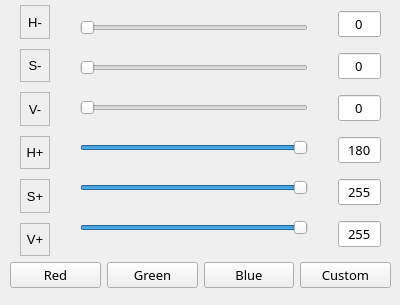
   <widget class="QWidget" name="tracking">
    <attribute name="title">
     <string>tracking</string>
    </attribute>
    <widget class="QWidget" name="layoutWidget_9">
     <property name="geometry">
      <rect>
       <x>10</x>
       <y>5</y>
       <width>381</width>
       <height>251</height>
      </rect>
     </property>
     <layout class="QHBoxLayout" name="horizontalLayout_9" stretch="2,10,2">
      <property name="spacing">
       <number>10</number>
      </property>
      <item>
       <layout class="QVBoxLayout" name="verticalLayout_7">
        <property name="spacing">
         <number>10</number>
        </property>
        <property name="leftMargin">
         <number>10</number>
        </property>
        <property name="rightMargin">
         <number>10</number>
        </property>
        <item>
         <widget class="QLabel" name="label_color_1">
          <property name="font">
           <font>
            <family>Arial</family>
            <pointsize>10</pointsize>
           </font>
          </property>
          <property name="frameShape">
           <enum>QFrame::StyledPanel</enum>
          </property>
          <property name="text">
           <string>H-</string>
          </property>
          <property name="alignment">
           <set>Qt::AlignCenter</set>
          </property>
         </widget>
        </item>
        <item>
         <widget class="QLabel" name="label_color_2">
          <property name="font">
           <font>
            <family>Arial</family>
            <pointsize>10</pointsize>
           </font>
          </property>
          <property name="frameShape">
           <enum>QFrame::StyledPanel</enum>
          </property>
          <property name="text">
           <string>S-</string>
          </property>
          <property name="alignment">
           <set>Qt::AlignCenter</set>
          </property>
         </widget>
        </item>
        <item>
         <widget class="QLabel" name="label_color_3">
          <property name="font">
           <font>
            <family>Arial</family>
            <pointsize>10</pointsize>
           </font>
          </property>
          <property name="frameShape">
           <enum>QFrame::StyledPanel</enum>
          </property>
          <property name="text">
           <string>V-</string>
          </property>
          <property name="alignment">
           <set>Qt::AlignCenter</set>
          </property>
         </widget>
        </item>
        <item>
         <widget class="QLabel" name="label_color_4">
          <property name="font">
           <font>
            <family>Arial</family>
            <pointsize>10</pointsize>
           </font>
          </property>
          <property name="frameShape">
           <enum>QFrame::StyledPanel</enum>
          </property>
          <property name="text">
           <string>H+</string>
          </property>
          <property name="alignment">
           <set>Qt::AlignCenter</set>
          </property>
         </widget>
        </item>
        <item>
         <widget class="QLabel" name="label_color_5">
          <property name="font">
           <font>
            <family>Arial</family>
            <pointsize>10</pointsize>
           </font>
          </property>
          <property name="frameShape">
           <enum>QFrame::StyledPanel</enum>
          </property>
          <property name="text">
           <string>S+</string>
          </property>
          <property name="alignment">
           <set>Qt::AlignCenter</set>
          </property>
         </widget>
        </item>
        <item>
         <widget class="QLabel" name="label_color_6">
          <property name="font">
           <font>
            <family>Arial</family>
            <pointsize>10</pointsize>
           </font>
          </property>
          <property name="frameShape">
           <enum>QFrame::StyledPanel</enum>
          </property>
          <property name="text">
           <string>V+</string>
          </property>
          <property name="alignment">
           <set>Qt::AlignCenter</set>
          </property>
         </widget>
        </item>
       </layout>
      </item>
      <item>
       <layout class="QVBoxLayout" name="verticalLayout_5">
        <property name="spacing">
         <number>10</number>
        </property>
        <property name="leftMargin">
         <number>10</number>
        </property>
        <property name="topMargin">
         <number>0</number>
        </property>
        <property name="rightMargin">
         <number>10</number>
        </property>
        <property name="bottomMargin">
         <number>0</number>
        </property>
        <item>
         <widget class="QSlider" name="hs_color_1">
          <property name="font">
           <font>
            <family>Arial</family>
           </font>
          </property>
          <property name="minimum">
           <number>0</number>
          </property>
          <property name="maximum">
           <number>255</number>
          </property>
          <property name="singleStep">
           <number>1</number>
          </property>
          <property name="pageStep">
           <number>10</number>
          </property>
          <property name="value">
           <number>0</number>
          </property>
          <property name="sliderPosition">
           <number>0</number>
          </property>
          <property name="tracking">
           <bool>true</bool>
          </property>
          <property name="orientation">
           <enum>Qt::Horizontal</enum>
          </property>
          <property name="invertedAppearance">
           <bool>false</bool>
          </property>
          <property name="invertedControls">
           <bool>false</bool>
          </property>
          <property name="tickInterval">
           <number>0</number>
          </property>
         </widget>
        </item>
        <item>
         <widget class="QSlider" name="hs_color_2">
          <property name="font">
           <font>
            <family>Arial</family>
           </font>
          </property>
          <property name="maximum">
           <number>255</number>
          </property>
          <property name="value">
           <number>0</number>
          </property>
          <property name="orientation">
           <enum>Qt::Horizontal</enum>
          </property>
         </widget>
        </item>
        <item>
         <widget class="QSlider" name="hs_color_3">
          <property name="font">
           <font>
            <family>Arial</family>
           </font>
          </property>
          <property name="maximum">
           <number>255</number>
          </property>
          <property name="value">
           <number>0</number>
          </property>
          <property name="orientation">
           <enum>Qt::Horizontal</enum>
          </property>
         </widget>
        </item>
        <item>
         <widget class="QSlider" name="hs_color_4">
          <property name="font">
           <font>
            <family>Arial</family>
           </font>
          </property>
          <property name="maximum">
           <number>255</number>
          </property>
          <property name="value">
           <number>255</number>
          </property>
          <property name="orientation">
           <enum>Qt::Horizontal</enum>
          </property>
         </widget>
        </item>
        <item>
         <widget class="QSlider" name="hs_color_5">
          <property name="font">
           <font>
            <family>Arial</family>
           </font>
          </property>
          <property name="maximum">
           <number>255</number>
          </property>
          <property name="value">
           <number>255</number>
          </property>
          <property name="orientation">
           <enum>Qt::Horizontal</enum>
          </property>
         </widget>
        </item>
        <item>
         <widget class="QSlider" name="hs_color_6">
          <property name="font">
           <font>
            <family>Arial</family>
           </font>
          </property>
          <property name="maximum">
           <number>255</number>
          </property>
          <property name="value">
           <number>255</number>
          </property>
          <property name="orientation">
           <enum>Qt::Horizontal</enum>
          </property>
         </widget>
        </item>
       </layout>
      </item>
      <item>
       <layout class="QVBoxLayout" name="verticalLayout_6">
        <property name="spacing">
         <number>10</number>
        </property>
        <property name="leftMargin">
         <number>10</number>
        </property>
        <property name="topMargin">
         <number>0</number>
        </property>
        <property name="rightMargin">
         <number>10</number>
        </property>
        <property name="bottomMargin">
         <number>0</number>
        </property>
        <item>
         <widget class="QLineEdit" name="lineEdit_Color_1">
          <property name="font">
           <font>
            <family>Malgun Gothic</family>
            <pointsize>10</pointsize>
            <weight>50</weight>
            <italic>false</italic>
            <bold>false</bold>
           </font>
          </property>
          <property name="focusPolicy">
           <enum>Qt::NoFocus</enum>
          </property>
          <property name="layoutDirection">
           <enum>Qt::LeftToRight</enum>
          </property>
          <property name="text">
           <string>0</string>
          </property>
          <property name="alignment">
           <set>Qt::AlignCenter</set>
          </property>
         </widget>
        </item>
        <item>
         <widget class="QLineEdit" name="lineEdit_Color_2">
          <property name="font">
           <font>
            <family>Malgun Gothic</family>
            <pointsize>10</pointsize>
            <weight>50</weight>
            <italic>false</italic>
            <bold>false</bold>
           </font>
          </property>
          <property name="focusPolicy">
           <enum>Qt::NoFocus</enum>
          </property>
          <property name="text">
           <string>0</string>
          </property>
          <property name="alignment">
           <set>Qt::AlignCenter</set>
          </property>
         </widget>
        </item>
        <item>
         <widget class="QLineEdit" name="lineEdit_Color_3">
          <property name="font">
           <font>
            <family>Malgun Gothic</family>
            <pointsize>10</pointsize>
            <weight>50</weight>
            <italic>false</italic>
            <bold>false</bold>
           </font>
          </property>
          <property name="focusPolicy">
           <enum>Qt::NoFocus</enum>
          </property>
          <property name="text">
           <string>0</string>
          </property>
          <property name="alignment">
           <set>Qt::AlignCenter</set>
          </property>
         </widget>
        </item>
        <item>
         <widget class="QLineEdit" name="lineEdit_Color_4">
          <property name="font">
           <font>
            <family>Malgun Gothic</family>
            <pointsize>10</pointsize>
            <weight>50</weight>
            <italic>false</italic>
            <bold>false</bold>
           </font>
          </property>
          <property name="focusPolicy">
           <enum>Qt::NoFocus</enum>
          </property>
          <property name="text">
           <string>180</string>
          </property>
          <property name="alignment">
           <set>Qt::AlignCenter</set>
          </property>
         </widget>
        </item>
        <item>
         <widget class="QLineEdit" name="lineEdit_Color_5">
          <property name="font">
           <font>
            <family>Malgun Gothic</family>
            <pointsize>10</pointsize>
            <weight>50</weight>
            <italic>false</italic>
            <bold>false</bold>
           </font>
          </property>
          <property name="focusPolicy">
           <enum>Qt::NoFocus</enum>
          </property>
          <property name="text">
           <string>255</string>
          </property>
          <property name="alignment">
           <set>Qt::AlignCenter</set>
          </property>
         </widget>
        </item>
        <item>
         <widget class="QLineEdit" name="lineEdit_Color_6">
          <property name="font">
           <font>
            <family>Malgun Gothic</family>
            <pointsize>10</pointsize>
            <weight>50</weight>
            <italic>false</italic>
            <bold>false</bold>
           </font>
          </property>
          <property name="focusPolicy">
           <enum>Qt::NoFocus</enum>
          </property>
          <property name="text">
           <string>255</string>
          </property>
          <property name="alignment">
           <set>Qt::AlignCenter</set>
          </property>
         </widget>
        </item>
       </layout>
      </item>
     </layout>
    </widget>
    <widget class="QWidget" name="layoutWidget_8">
     <property name="geometry">
      <rect>
       <x>10</x>
       <y>255</y>
       <width>381</width>
       <height>41</height>
      </rect>
     </property>
     <layout class="QGridLayout" name="gridLayout_2">
      <item row="0" column="1">
       <widget class="QPushButton" name="Button_Color_Target_Green">
        <property name="font">
         <font>
          <family>Malgun Gothic</family>
          <pointsize>10</pointsize>
          <weight>50</weight>
          <italic>false</italic>
          <bold>false</bold>
         </font>
        </property>
        <property name="text">
         <string>Green</string>
        </property>
       </widget>
      </item>
      <item row="0" column="0">
       <widget class="QPushButton" name="Button_Color_Target_Red">
        <property name="font">
         <font>
          <family>Malgun Gothic</family>
          <pointsize>10</pointsize>
          <weight>50</weight>
          <italic>false</italic>
          <bold>false</bold>
         </font>
        </property>
        <property name="text">
         <string>Red</string>
        </property>
       </widget>
      </item>
      <item row="0" column="2">
       <widget class="QPushButton" name="Button_Color_Target_Blue">
        <property name="font">
         <font>
          <family>Malgun Gothic</family>
          <pointsize>10</pointsize>
          <weight>50</weight>
          <italic>false</italic>
          <bold>false</bold>
         </font>
        </property>
        <property name="text">
         <string>Blue</string>
        </property>
       </widget>
      </item>
      <item row="0" column="3">
       <widget class="QPushButton" name="Button_Color_Target_Custom">
        <property name="font">
         <font>
          <family>Malgun Gothic</family>
          <pointsize>10</pointsize>
          <weight>50</weight>
          <italic>false</italic>
          <bold>false</bold>
         </font>
        </property>
        <property name="focusPolicy">
         <enum>Qt::StrongFocus</enum>
        </property>
        <property name="contextMenuPolicy">
         <enum>Qt::DefaultContextMenu</enum>
        </property>
        <property name="toolTipDuration">
         <number>-1</number>
        </property>
        <property name="autoFillBackground">
         <bool>false</bool>
        </property>
        <property name="text">
         <string>Custom</string>
        </property>
       </widget>
      </item>
     </layout>
    </widget>
   </widget>
